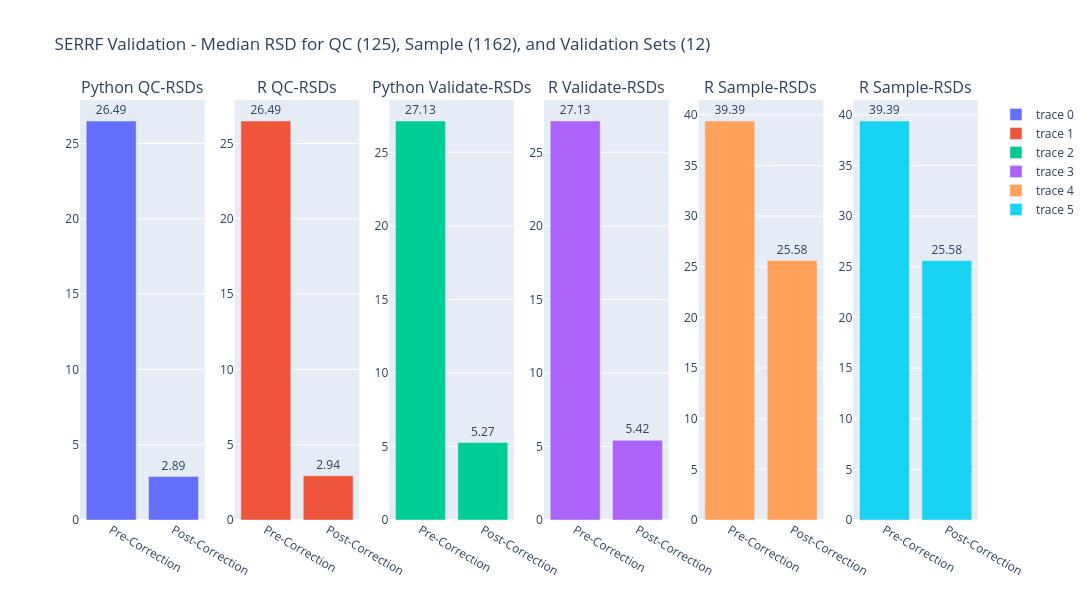

This figure's notebook cell:
### Code cell
import plotly.express as px
from plotly.subplots import make_subplots
import plotly.graph_objects as go 

fig = make_subplots(rows=1,cols=6,subplot_titles=("Python QC-RSDs","R QC-RSDs","Python Validate-RSDs","R Validate-RSDs","R Sample-RSDs", "R Sample-RSDs"))

fig.add_trace(go.Bar(x=['Pre-Correction',"Post-Correction"],y=df1['QC'],text=np.round(df1['QC'].values,2)), row=1, col=1)
fig.add_trace(go.Bar(x=['Pre-Correction',"Post-Correction"],y=df2['QC'],text=np.round(df2['QC'].values,2)), row=1, col=2)

fig.add_trace(go.Bar(x=['Pre-Correction',"Post-Correction"],y=df1['Validate'],text=np.round(df1['Validate'].values,2)), row=1, col=3)
fig.add_trace(go.Bar(x=['Pre-Correction',"Post-Correction"],y=df2['Validate'],text=np.round(df2['Validate'].values,2)), row=1, col=4)

fig.add_trace(go.Bar(x=['Pre-Correction',"Post-Correction"],y=df1['Sample'],text=np.round(df2['Sample'].values,2)), row=1, col=5)
fig.add_trace(go.Bar(x=['Pre-Correction',"Post-Correction"],y=df1['Sample'],text=np.round(df2['Sample'].values,2)), row=1, col=6)

fig.update_traces(textposition='outside')
fig.update_layout(height=600, width=1200, title_text="SERRF Validation - Median RSD for QC (125), Sample (1162), and Validation Sets (12)")

### Figure 1 — Plotly figure (JSON) as saved in the notebook; plotly's stock layout.template omitted (floating-point values rounded to 4 significant figures)
{"data": [{"text": [26.49, 2.89], "textposition": "outside", "type": "bar", "x": ["Pre-Correction", "Post-Correction"], "xaxis": "x", "y": [26.49, 2.888], "yaxis": "y"}, {"text": [26.49, 2.94], "textposition": "outside", "type": "bar", "x": ["Pre-Correction", "Post-Correction"], "xaxis": "x2", "y": [26.49, 2.941], "yaxis": "y2"}, {"text": [27.13, 5.27], "textposition": "outside", "type": "bar", "x": ["Pre-Correction", "Post-Correction"], "xaxis": "x3", "y": [27.13, 5.266], "yaxis": "y3"}, {"text": [27.13, 5.42], "textposition": "outside", "type": "bar", "x": ["Pre-Correction", "Post-Correction"], "xaxis": "x4", "y": [27.13, 5.419], "yaxis": "y4"}, {"text": [39.39, 25.58], "textposition": "outside", "type": "bar", "x": ["Pre-Correction", "Post-Correction"], "xaxis": "x5", "y": [39.39, 25.61], "yaxis": "y5"}, {"text": [39.39, 25.58], "textposition": "outside", "type": "bar", "x": ["Pre-Correction", "Post-Correction"], "xaxis": "x6", "y": [39.39, 25.61], "yaxis": "y6"}], "layout": {"annotations": [{"font": {"size": 16}, "showarrow": false, "text": "Python QC-RSDs", "x": 0.06944, "xanchor": "center", "xref": "paper", "y": 1, "yanchor": "bottom", "yref": "paper"}, {"font": {"size": 16}, "showarrow": false, "text": "R QC-RSDs", "x": 0.2417, "xanchor": "center", "xref": "paper", "y": 1, "yanchor": "bottom", "yref": "paper"}, {"font": {"size": 16}, "showarrow": false, "text": "Python Validate-RSDs", "x": 0.4139, "xanchor": "center", "xref": "paper", "y": 1, "yanchor": "bottom", "yref": "paper"}, {"font": {"size": 16}, "showarrow": false, "text": "R Validate-RSDs", "x": 0.5861, "xanchor": "center", "xref": "paper", "y": 1, "yanchor": "bottom", "yref": "paper"}, {"font": {"size": 16}, "showarrow": false, "text": "R Sample-RSDs", "x": 0.7583, "xanchor": "center", "xref": "paper", "y": 1, "yanchor": "bottom", "yref": "paper"}, {"font": {"size": 16}, "showarrow": false, "text": "R Sample-RSDs", "x": 0.9306, "xanchor": "center", "xref": "paper", "y": 1, "yanchor": "bottom", "yref": "paper"}], "height": 600, "title": {"text": "SERRF Validation - Median RSD for QC (125), Sample (1162), and Validation Sets (12)"}, "width": 1200, "xaxis": {"anchor": "y", "domain": [0, 0.1389]}, "xaxis2": {"anchor": "y2", "domain": [0.1722, 0.3111]}, "xaxis3": {"anchor": "y3", "domain": [0.3444, 0.4833]}, "xaxis4": {"anchor": "y4", "domain": [0.5167, 0.6556]}, "xaxis5": {"anchor": "y5", "domain": [0.6889, 0.8278]}, "xaxis6": {"anchor": "y6", "domain": [0.8611, 1]}, "yaxis": {"anchor": "x", "domain": [0, 1]}, "yaxis2": {"anchor": "x2", "domain": [0, 1]}, "yaxis3": {"anchor": "x3", "domain": [0, 1]}, "yaxis4": {"anchor": "x4", "domain": [0, 1]}, "yaxis5": {"anchor": "x5", "domain": [0, 1]}, "yaxis6": {"anchor": "x6", "domain": [0, 1]}}}
